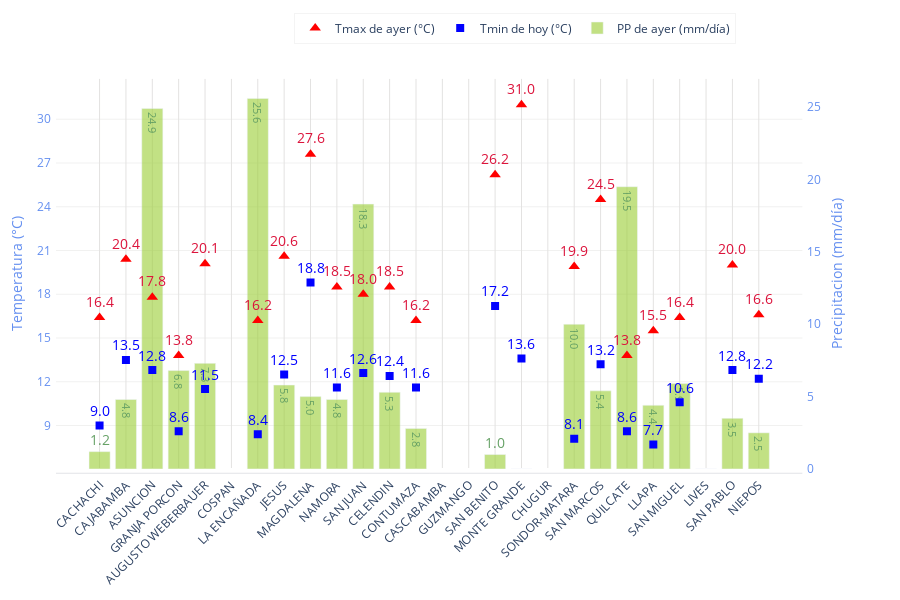

Notebook cell for this chart:
### Markdown cell above
### **Series**

### Code cell
dash.meteogram

### Figure 1 — Plotly figure (JSON) as saved in the notebook; plotly's stock layout.template omitted (floating-point values rounded to 4 significant figures)
{"data": [{"line": {"color": "Red"}, "marker": {"size": 10, "symbol": "triangle-up"}, "mode": "markers+text", "name": "Tmax de ayer (°C)", "text": ["16.4", "20.4", "17.8", "13.8", "20.1", "nan", "16.2", "20.6", "27.6", "18.5", "18.0", "18.5", "16.2", "nan", "nan", "26.2", "31.0", "nan", "19.9", "24.5", "13.8", "15.5", "16.4", "nan", "20.0", "16.6"], "textfont": {"color": "crimson", "size": 14}, "textposition": "top center", "type": "scatter", "x": ["CACHACHI", "CAJABAMBA", "ASUNCION", "GRANJA PORCON", "AUGUSTO WEBERBAUER", "COSPAN", "LA ENCAÑADA", "JESUS", "MAGDALENA", "NAMORA", "SAN JUAN", "CELENDIN", "CONTUMAZA", "CASCABAMBA", "GUZMANGO", "SAN BENITO", "MONTE GRANDE", "CHUGUR", "SONDOR-MATARA", "SAN MARCOS", "QUILCATE", "LLAPA", "SAN MIGUEL", "LIVES", "SAN PABLO", "NIEPOS"], "y": [16.4, 20.4, 17.8, 13.8, 20.1, null, 16.2, 20.6, 27.6, 18.5, 18, 18.5, 16.2, null, null, 26.2, 31, null, 19.9, 24.5, 13.8, 15.5, 16.4, null, 20, 16.6], "yaxis": "y2"}, {"line": {"color": "Blue"}, "marker": {"size": 8, "symbol": "square"}, "mode": "markers+text", "name": "Tmin de hoy (°C)", "text": ["9.0", "13.5", "12.8", "8.6", "11.5", "nan", "8.4", "12.5", "18.8", "11.6", "12.6", "12.4", "11.6", "nan", "nan", "17.2", "13.6", "nan", "8.1", "13.2", "8.6", "7.7", "10.6", "nan", "12.8", "12.2"], "textfont": {"color": "blue", "size": 14}, "textposition": "top center", "type": "scatter", "x": ["CACHACHI", "CAJABAMBA", "ASUNCION", "GRANJA PORCON", "AUGUSTO WEBERBAUER", "COSPAN", "LA ENCAÑADA", "JESUS", "MAGDALENA", "NAMORA", "SAN JUAN", "CELENDIN", "CONTUMAZA", "CASCABAMBA", "GUZMANGO", "SAN BENITO", "MONTE GRANDE", "CHUGUR", "SONDOR-MATARA", "SAN MARCOS", "QUILCATE", "LLAPA", "SAN MIGUEL", "LIVES", "SAN PABLO", "NIEPOS"], "y": [9, 13.5, 12.8, 8.6, 11.5, null, 8.4, 12.5, 18.8, 11.6, 12.6, 12.4, 11.6, null, null, 17.2, 13.6, null, 8.1, 13.2, 8.6, 7.7, 10.6, null, 12.8, 12.2], "yaxis": "y2"}, {"marker": {"color": "yellowgreen"}, "name": "PP de ayer (mm/día)", "opacity": 0.6, "text": ["1.2", "4.8", "24.9", "6.8", "7.3", "nan", "25.6", "5.8", "5.0", "4.8", "18.3", "5.3", "2.8", "nan", "nan", "1.0", "0.0", "nan", "10.0", "5.4", "19.5", "4.4", "5.9", "0.0", "3.5", "2.5"], "textfont": {"color": "darkgreen", "size": 14}, "textposition": "auto", "type": "bar", "x": ["CACHACHI", "CAJABAMBA", "ASUNCION", "GRANJA PORCON", "AUGUSTO WEBERBAUER", "COSPAN", "LA ENCAÑADA", "JESUS", "MAGDALENA", "NAMORA", "SAN JUAN", "CELENDIN", "CONTUMAZA", "CASCABAMBA", "GUZMANGO", "SAN BENITO", "MONTE GRANDE", "CHUGUR", "SONDOR-MATARA", "SAN MARCOS", "QUILCATE", "LLAPA", "SAN MIGUEL", "LIVES", "SAN PABLO", "NIEPOS"], "y": [1.2, 4.8, 24.9, 6.8, 7.3, null, 25.6, 5.8, 5, 4.8, 18.3, 5.3, 2.8, null, null, 1, 0, null, 10, 5.4, 19.5, 4.4, 5.9, 0, 3.5, 2.5]}], "layout": {"height": 600, "legend": {"bordercolor": "rgba(244,244,244,255)", "borderwidth": 1, "orientation": "h", "x": 0.3, "y": 1.1, "yanchor": "top"}, "margin": {"b": 20, "l": 50, "pad": 4, "r": 50, "t": 40}, "paper_bgcolor": "rgb(255, 255, 255)", "plot_bgcolor": "rgb(255, 255, 255)", "showlegend": true, "xaxis": {"domain": [0, 0.94], "gridcolor": "#e3e2e1", "gridwidth": 1, "linecolor": "rgba(196,198,206,255)", "linewidth": 0.5, "showgrid": true, "showline": true, "tickangle": -45, "title": {"font": {"color": "rgba(100,143,240,255)"}}}, "yaxis": {"domain": [0, 0.94], "gridcolor": "#e3e2e1", "gridwidth": 0.5, "showgrid": false, "side": "right", "tickfont": {"color": "rgba(100,143,240,255)"}, "title": {"font": {"color": "rgba(100,143,240,255)"}, "text": "Precipitacion (mm/día)"}}, "yaxis2": {"anchor": "x", "dtick": 3, "gridcolor": "#e3e2e1", "gridwidth": 0.5, "overlaying": "y", "showgrid": true, "side": "left", "tickfont": {"color": "rgba(100,143,240,255)"}, "title": {"font": {"color": "rgba(100,143,240,255)"}, "text": "Temperatura (°C)"}}}}
